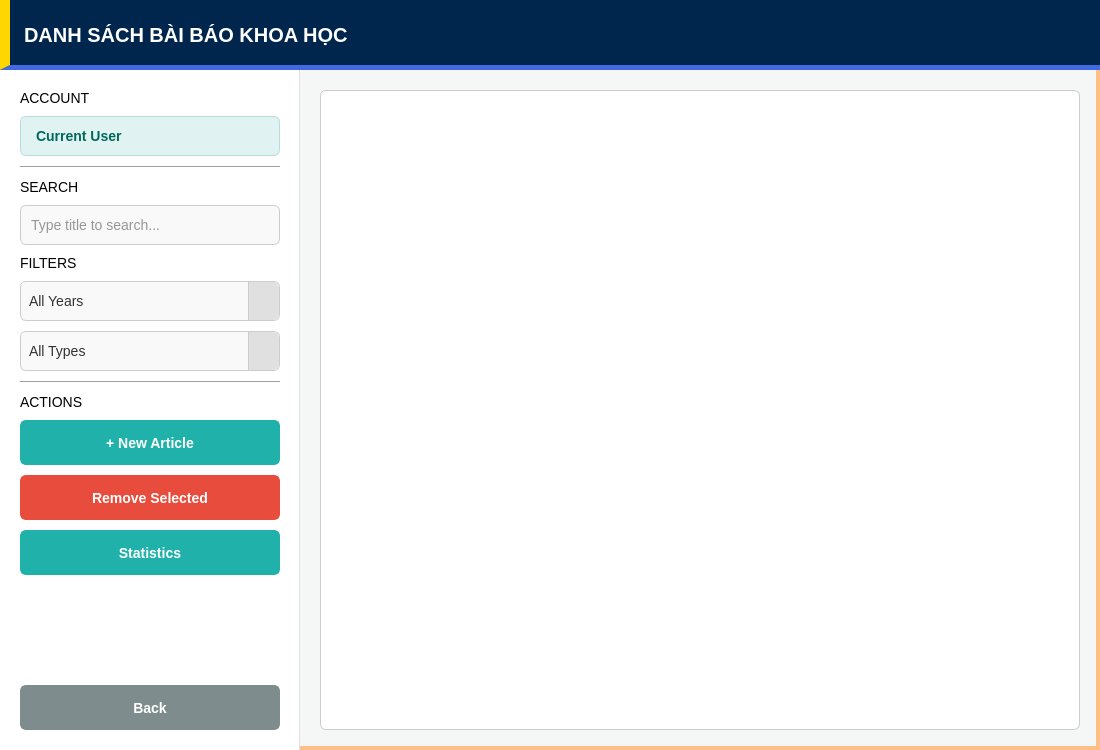
<?xml version="1.0" encoding="UTF-8"?>
<ui version="4.0">
 <class>ArticleForm</class>
 <widget class="QWidget" name="ArticleForm">
  <property name="geometry">
   <rect>
    <x>0</x>
    <y>0</y>
    <width>1100</width>
    <height>750</height>
   </rect>
  </property>
  <property name="windowTitle">
   <string>Article Menu</string>
  </property>
  <property name="styleSheet">
   <string notr="true">
/* --- CÀI ĐẶT CHUNG --- */
QWidget#ArticleForm {
    background-color: #f4f7f6;
    border: 4px solid #FFC085;
}
QWidget {
    font-family: &quot;Segoe UI&quot;, Arial, sans-serif;
    font-size: 14px;
}

/* --- SIDEBAR --- */
QWidget#sidebarContainer {
    background-color: #ffffff;
    border-right: 1px solid #e0e0e0;
}
/* Nhãn tiêu đề trong sidebar */
QLabel.sectionLabel {
    color: #20B2AA;
    font-weight: bold;
    font-size: 12px;
    margin-top: 10px;
    margin-bottom: 5px;
}

/* --- INPUTS &amp; COMBOBOX --- */
QLineEdit, QComboBox {
    background-color: #f9f9f9;
    border: 1px solid #cccccc;
    border-radius: 6px;
    padding: 8px;
    padding-right: 30px;
    color: #333333;
}
QLineEdit:focus, QComboBox:focus {
    background-color: #ffffff;
    border: 2px solid #20B2AA;
}

/* Style cho ComboBox Dropdown */
QComboBox::drop-down {
    subcontrol-origin: padding;
    subcontrol-position: top right;
    width: 30px;
    border-left: 1px solid #cccccc;
    background-color: #e0e0e0;
    border-top-right-radius: 6px;
    border-bottom-right-radius: 6px;
}
QComboBox QAbstractItemView {
    background-color: #ffffff;
    border: 2px solid #20B2AA;
    selection-background-color: #e0f2f1;
    selection-color: #004d40;
    outline: 0;
    padding: 5px;
}

/* --- BUTTONS --- */
QPushButton {
    border-radius: 6px;
    font-weight: bold;
    padding: 10px;
}
/* Nút User */
QPushButton#userLb {
    background-color: #e0f2f1;
    color: #00695c;
    border: 1px solid #b2dfdb;
    text-align: left;
    padding-left: 15px;
}
QPushButton#userLb:hover {
    background-color: #b2dfdb;
    border: 2px solid #20B2AA;
    color: #004d40;
}
/* Nút Hành động chính (Xanh Ngọc) */
QPushButton#newArticleBtn, QPushButton#pushButton {
    background-color: #20B2AA;
    border: 2px solid #20B2AA;
    color: white;
}
QPushButton#newArticleBtn:hover, QPushButton#pushButton:hover {
    background-color: #17a098;
}

/* Nút Back (Xám) */
QPushButton#backBtn {
    background-color: #7f8c8d;
    border: 2px solid #7f8c8d;
    color: white;
}
QPushButton#backBtn:hover {
    background-color: #636e72;
}

/* --- LIST VIEW --- */
QListView {
    background-color: #ffffff;
    border: 1px solid #cccccc;
    border-radius: 6px;
    padding: 10px;
    outline: 0;
}
QListView::item {
    padding: 10px;
    border-bottom: 1px solid #eeeeee;
}
QListView::item:selected {
    background-color: #e0f2f1;
    color: #004d40;
    border-radius: 4px;
}
   </string>
  </property>
  <layout class="QVBoxLayout" name="mainLayout">
   <property name="spacing">
    <number>0</number>
   </property>
   <property name="leftMargin">
    <number>0</number>
   </property>
   <property name="topMargin">
    <number>0</number>
   </property>
   <property name="rightMargin">
    <number>0</number>
   </property>
   <property name="bottomMargin">
    <number>0</number>
   </property>
   <item>
    <widget class="QWidget" name="headerContainer" native="true">
     <property name="minimumSize">
      <size>
       <width>0</width>
       <height>70</height>
      </size>
     </property>
     <property name="styleSheet">
      <string notr="true">QWidget#headerContainer{background-color:#00264d;border-bottom:5px solid #4169E1;border-left:10px solid #FFD700;}</string>
     </property>
     <layout class="QHBoxLayout" name="horizontalLayout_Header">
      <item>
       <widget class="QLabel" name="lblHeader">
        <property name="styleSheet">
         <string notr="true">color:#ffffff;font-weight:900;font-size:20px;background:transparent;padding-left:10px;margin-top:0px;</string>
        </property>
        <property name="text">
         <string>DANH SÁCH BÀI BÁO KHOA HỌC</string>
        </property>
        <property name="alignment">
         <set>Qt::AlignmentFlag::AlignLeading|Qt::AlignmentFlag::AlignLeft|Qt::AlignmentFlag::AlignVCenter</set>
        </property>
       </widget>
      </item>
     </layout>
    </widget>
   </item>
   <item>
    <layout class="QHBoxLayout" name="bodyLayout">
     <property name="spacing">
      <number>0</number>
     </property>
     <item>
      <widget class="QWidget" name="sidebarContainer" native="true">
       <property name="minimumSize">
        <size>
         <width>280</width>
         <height>0</height>
        </size>
       </property>
       <property name="maximumSize">
        <size>
         <width>300</width>
         <height>16777215</height>
        </size>
       </property>
       <layout class="QVBoxLayout" name="verticalLayout_Sidebar">
        <property name="spacing">
         <number>10</number>
        </property>
        <property name="leftMargin">
         <number>20</number>
        </property>
        <property name="topMargin">
         <number>20</number>
        </property>
        <property name="rightMargin">
         <number>20</number>
        </property>
        <property name="bottomMargin">
         <number>20</number>
        </property>
        <item>
         <widget class="QLabel" name="lblAccount">
          <property name="text">
           <string>ACCOUNT</string>
          </property>
         </widget>
        </item>
        <item>
         <widget class="QPushButton" name="userLb">
          <property name="minimumSize">
           <size>
            <width>0</width>
            <height>40</height>
           </size>
          </property>
          <property name="cursor">
           <cursorShape>PointingHandCursor</cursorShape>
          </property>
          <property name="text">
           <string>Current User</string>
          </property>
         </widget>
        </item>
        <item>
         <widget class="Line" name="line_1">
          <property name="orientation">
           <enum>Qt::Orientation::Horizontal</enum>
          </property>
         </widget>
        </item>
        <item>
         <widget class="QLabel" name="lblSearch">
          <property name="text">
           <string>SEARCH</string>
          </property>
         </widget>
        </item>
        <item>
         <widget class="QLineEdit" name="searchLineEdit">
          <property name="minimumSize">
           <size>
            <width>0</width>
            <height>40</height>
           </size>
          </property>
          <property name="placeholderText">
           <string>Type title to search...</string>
          </property>
         </widget>
        </item>
        <item>
         <widget class="QLabel" name="lblFilters">
          <property name="text">
           <string>FILTERS</string>
          </property>
         </widget>
        </item>
        <item>
         <widget class="QComboBox" name="yearFilterComboBox">
          <property name="minimumSize">
           <size>
            <width>0</width>
            <height>40</height>
           </size>
          </property>
          <item>
           <property name="text">
            <string>All Years</string>
           </property>
          </item>
          <item>
           <property name="text">
            <string>Newest First</string>
           </property>
          </item>
          <item>
           <property name="text">
            <string>Oldest First</string>
           </property>
          </item>
         </widget>
        </item>
        <item>
         <widget class="QComboBox" name="typeFilterComboBox">
          <property name="minimumSize">
           <size>
            <width>0</width>
            <height>40</height>
           </size>
          </property>
          <item>
           <property name="text">
            <string>All Types</string>
           </property>
          </item>
          <item>
           <property name="text">
            <string>SCIE</string>
           </property>
          </item>
          <item>
           <property name="text">
            <string>SCOPUS</string>
           </property>
          </item>
          <item>
           <property name="text">
            <string>CONFERENCE</string>
           </property>
          </item>
          <item>
           <property name="text">
            <string>OTHER</string>
           </property>
          </item>
         </widget>
        </item>
        <item>
         <widget class="Line" name="line_2">
          <property name="orientation">
           <enum>Qt::Orientation::Horizontal</enum>
          </property>
         </widget>
        </item>
        <item>
         <widget class="QLabel" name="lblActions">
          <property name="text">
           <string>ACTIONS</string>
          </property>
         </widget>
        </item>
        <item>
         <widget class="QPushButton" name="newArticleBtn">
          <property name="minimumSize">
           <size>
            <width>0</width>
            <height>45</height>
           </size>
          </property>
          <property name="cursor">
           <cursorShape>PointingHandCursor</cursorShape>
          </property>
          <property name="text">
           <string>+ New Article</string>
          </property>
         </widget>
        </item>
        <item>
         <widget class="QPushButton" name="RemoveArticleBtn">
          <property name="minimumSize">
           <size>
            <width>0</width>
            <height>45</height>
           </size>
          </property>
          <property name="cursor">
           <cursorShape>PointingHandCursor</cursorShape>
          </property>
          <property name="styleSheet">
           <string notr="true">background-color: #e74c3c; border: 2px solid #e74c3c; color: white;</string>
          </property>
          <property name="text">
           <string>Remove Selected</string>
          </property>
         </widget>
        </item>
        <item>
         <widget class="QPushButton" name="pushButton">
          <property name="minimumSize">
           <size>
            <width>0</width>
            <height>45</height>
           </size>
          </property>
          <property name="cursor">
           <cursorShape>PointingHandCursor</cursorShape>
          </property>
          <property name="text">
           <string>Statistics</string>
          </property>
         </widget>
        </item>
        <item>
         <spacer name="verticalSpacer">
          <property name="orientation">
           <enum>Qt::Orientation::Vertical</enum>
          </property>
          <property name="sizeHint" stdset="0">
           <size>
            <width>20</width>
            <height>40</height>
           </size>
          </property>
         </spacer>
        </item>
        <item>
         <widget class="QPushButton" name="backBtn">
          <property name="minimumSize">
           <size>
            <width>0</width>
            <height>45</height>
           </size>
          </property>
          <property name="cursor">
           <cursorShape>PointingHandCursor</cursorShape>
          </property>
          <property name="text">
           <string>Back</string>
          </property>
         </widget>
        </item>
       </layout>
      </widget>
     </item>
     <item>
      <widget class="QWidget" name="contentContainer" native="true">
       <layout class="QVBoxLayout" name="verticalLayout_Content">
        <property name="spacing">
         <number>15</number>
        </property>
        <property name="leftMargin">
         <number>20</number>
        </property>
        <property name="topMargin">
         <number>20</number>
        </property>
        <property name="rightMargin">
         <number>20</number>
        </property>
        <property name="bottomMargin">
         <number>20</number>
        </property>
        <item>
         <widget class="QListView" name="articleListView">
          <property name="font">
           <font>
            <family>Segoe UI</family>
            <pointsize>-1</pointsize>
           </font>
          </property>
          <property name="alternatingRowColors">
           <bool>true</bool>
          </property>
          <property name="selectionMode">
           <enum>QAbstractItemView::SelectionMode::ExtendedSelection</enum>
          </property>
          <property name="spacing">
           <number>5</number>
          </property>
         </widget>
        </item>
        <item>
         <layout class="QHBoxLayout" name="paginationLayout"/>
        </item>
       </layout>
      </widget>
     </item>
    </layout>
   </item>
  </layout>
 </widget>
 <resources/>
 <connections/>
</ui>
